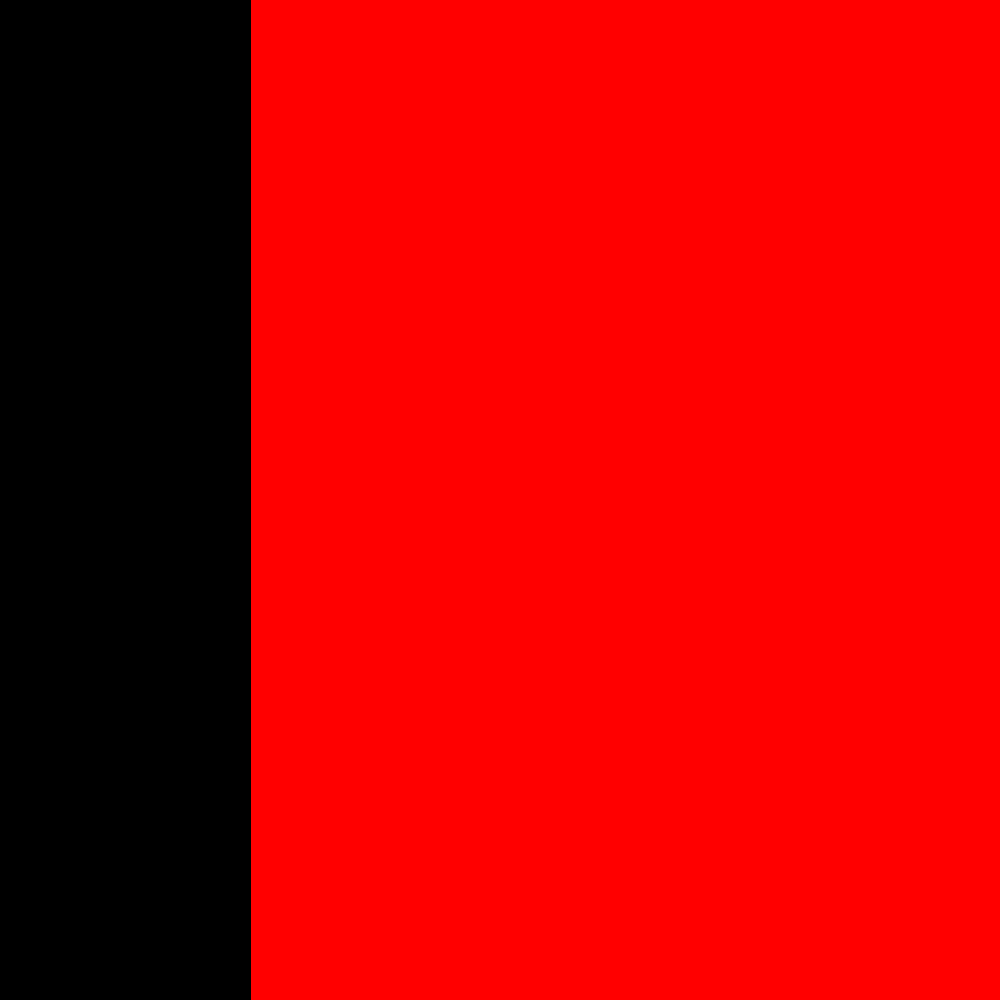

The script that drew this image:
"""Challenge: Cut off the left side of the square by using the conditional: if x > 250."""

from PIL import Image, ImageDraw

# Setup
img_width = 1000
img_height = 1000
img = Image.new("RGB", (img_width, img_height))
img1 = ImageDraw.Draw(img)


# Draw
for x in range(img_width):
    for y in range(img_height):
        if x > 250:
            img1.point((x, y), fill='red')

# Saves the picture
img_path = __file__.replace('.py', '.png')
img.save(img_path)
print(f'Saved {img_path}')
img.show()
